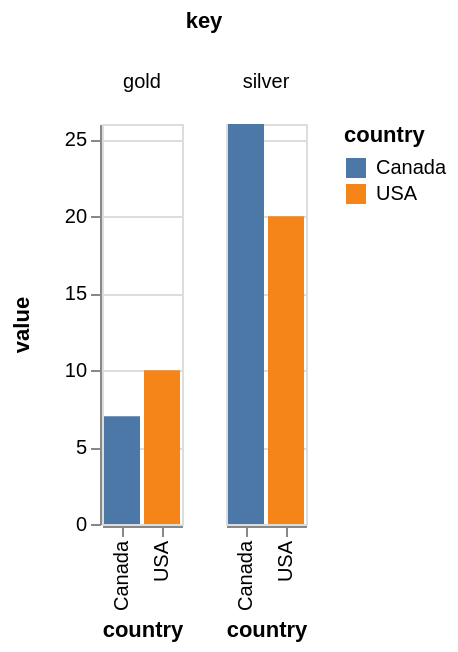

The Vega-Lite source for this figure:
### Vega specification from a JSON file in a GitHub repository (floating-point values rounded to 4 significant figures)
{"$schema": "https://vega.github.io/schema/vega/v5.json", "autosize": "pad", "padding": 5, "data": [{"name": "source_0", "values": [{"country": "USA", "gold": 10, "silver": 20}, {"country": "Canada", "gold": 7, "silver": 26}]}, {"name": "data_0", "source": "source_0", "transform": [{"type": "fold", "fields": ["gold", "silver"], "as": ["key", "value"]}]}, {"name": "column_domain", "source": "data_0", "transform": [{"type": "aggregate", "groupby": ["key"]}]}], "signals": [{"name": "x_step", "value": 20}, {"name": "child_width", "update": "bandspace(domain('x').length, 0.1, 0.05) * x_step"}, {"name": "child_height", "value": 200}], "layout": {"padding": {"row": 20, "column": 20}, "offset": {"columnTitle": 10}, "columns": {"signal": "length(data('column_domain'))"}, "bounds": "full", "align": "all"}, "marks": [{"name": "column-title", "type": "group", "role": "column-title", "title": {"text": "key", "offset": 10, "style": "guide-title"}}, {"name": "row_header", "type": "group", "role": "row-header", "encode": {"update": {"height": {"signal": "child_height"}}}, "axes": [{"scale": "y", "orient": "left", "grid": false, "title": "value", "labelOverlap": true, "tickCount": {"signal": "ceil(child_height/40)"}, "zindex": 1}]}, {"name": "column_header", "type": "group", "role": "column-header", "from": {"data": "column_domain"}, "sort": {"field": "datum[\"key\"]", "order": "ascending"}, "title": {"text": {"signal": "''+parent[\"key\"]"}, "offset": 10, "style": "guide-label", "baseline": "middle"}, "encode": {"update": {"width": {"signal": "child_width"}}}}, {"name": "column_footer", "type": "group", "role": "column-footer", "from": {"data": "column_domain"}, "sort": {"field": "datum[\"key\"]", "order": "ascending"}, "encode": {"update": {"width": {"signal": "child_width"}}}, "axes": [{"scale": "x", "orient": "bottom", "grid": false, "title": "country", "labelAlign": "right", "labelAngle": 270, "labelBaseline": "middle", "zindex": 1}]}, {"name": "cell", "type": "group", "style": "cell", "from": {"facet": {"name": "facet", "data": "data_0", "groupby": ["key"]}}, "sort": {"field": ["datum[\"key\"]"], "order": ["ascending"]}, "encode": {"update": {"width": {"signal": "child_width"}, "height": {"signal": "child_height"}}}, "marks": [{"name": "child_marks", "type": "rect", "style": ["bar"], "from": {"data": "facet"}, "encode": {"update": {"fill": [{"test": "datum[\"value\"] === null || isNaN(datum[\"value\"])", "value": null}, {"scale": "color", "field": "country"}], "tooltip": {"signal": "{\"country\": ''+datum[\"country\"], \"value\": format(datum[\"value\"], \"\")}"}, "x": {"scale": "x", "field": "country"}, "width": {"scale": "x", "band": true}, "y": {"scale": "y", "field": "value"}, "y2": {"scale": "y", "value": 0}}}}], "axes": [{"scale": "y", "orient": "left", "gridScale": "x", "grid": true, "tickCount": {"signal": "ceil(child_height/40)"}, "domain": false, "labels": false, "maxExtent": 0, "minExtent": 0, "ticks": false, "zindex": 0}]}], "scales": [{"name": "x", "type": "band", "domain": {"data": "data_0", "field": "country", "sort": true}, "range": {"step": {"signal": "x_step"}}, "paddingInner": 0.1, "paddingOuter": 0.05}, {"name": "y", "type": "linear", "domain": {"data": "data_0", "field": "value"}, "range": [{"signal": "child_height"}, 0], "nice": true, "zero": true}, {"name": "color", "type": "ordinal", "domain": {"data": "data_0", "field": "country", "sort": true}, "range": "category", "interpolate": "hcl"}], "legends": [{"fill": "color", "gradientLength": {"signal": "clamp(child_height, 64, 200)"}, "title": "country", "encode": {"symbols": {"update": {"shape": {"value": "square"}}}}}], "config": {"axisY": {"minExtent": 30}}}
